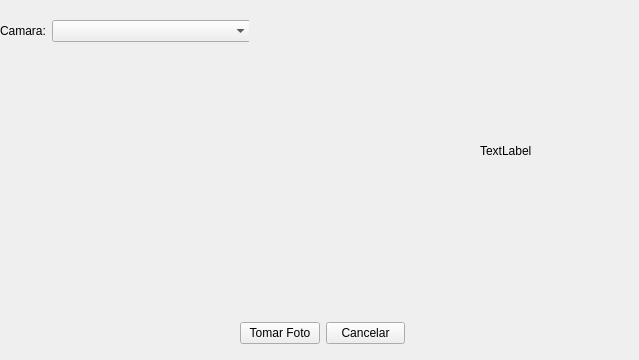
<?xml version="1.0" encoding="UTF-8"?>
<ui version="4.0">
 <class>FrmCamara</class>
 <widget class="QWidget" name="FrmCamara">
  <property name="windowModality">
   <enum>Qt::WindowModal</enum>
  </property>
  <property name="geometry">
   <rect>
    <x>0</x>
    <y>0</y>
    <width>639</width>
    <height>360</height>
   </rect>
  </property>
  <property name="windowTitle">
   <string>Tomar Foto</string>
  </property>
  <widget class="QWidget" name="formLayoutWidget">
   <property name="geometry">
    <rect>
     <x>0</x>
     <y>60</y>
     <width>411</width>
     <height>251</height>
    </rect>
   </property>
   <layout class="QFormLayout" name="layout"/>
  </widget>
  <widget class="QLabel" name="lblImage">
   <property name="geometry">
    <rect>
     <x>480</x>
     <y>80</y>
     <width>101</width>
     <height>141</height>
    </rect>
   </property>
   <property name="text">
    <string>TextLabel</string>
   </property>
  </widget>
  <widget class="QWidget" name="">
   <property name="geometry">
    <rect>
     <x>240</x>
     <y>320</y>
     <width>165</width>
     <height>26</height>
    </rect>
   </property>
   <layout class="QHBoxLayout" name="horizontalLayout_2">
    <item>
     <widget class="QPushButton" name="btnTomarFoto">
      <property name="text">
       <string>Tomar Foto</string>
      </property>
      <property name="icon">
       <iconset resource="../iconos.qrc">
        <normaloff>:/Presentacion/img/1418379183_camera-alt-128.png</normaloff>:/Presentacion/img/1418379183_camera-alt-128.png</iconset>
      </property>
     </widget>
    </item>
    <item>
     <widget class="QPushButton" name="btnCancelar">
      <property name="text">
       <string>Cancelar</string>
      </property>
      <property name="icon">
       <iconset resource="../iconos.qrc">
        <normaloff>:/Presentacion/img/1418342317_678075-sign-ban-128.png</normaloff>:/Presentacion/img/1418342317_678075-sign-ban-128.png</iconset>
      </property>
     </widget>
    </item>
   </layout>
  </widget>
  <widget class="QWidget" name="">
   <property name="geometry">
    <rect>
     <x>0</x>
     <y>20</y>
     <width>249</width>
     <height>22</height>
    </rect>
   </property>
   <layout class="QHBoxLayout" name="horizontalLayout">
    <item>
     <widget class="QLabel" name="label">
      <property name="text">
       <string>Camara:</string>
      </property>
     </widget>
    </item>
    <item>
     <widget class="QComboBox" name="cbListaCamaras">
      <property name="minimumSize">
       <size>
        <width>200</width>
        <height>0</height>
       </size>
      </property>
     </widget>
    </item>
   </layout>
  </widget>
 </widget>
 <resources>
  <include location="../iconos.qrc"/>
 </resources>
 <connections/>
</ui>
